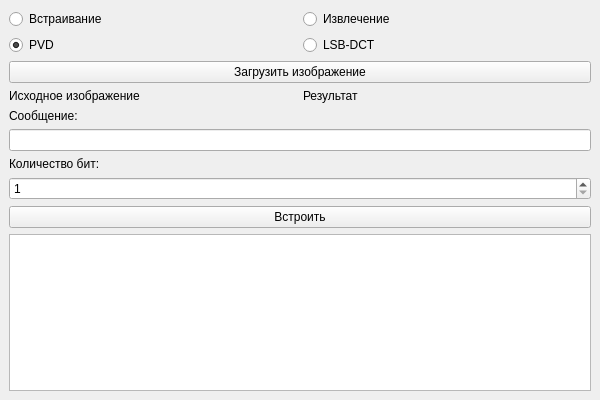
<?xml version="1.0" encoding="UTF-8"?>
<ui version="4.0">
 <class>MainWindow</class>
 <widget class="QMainWindow" name="MainWindow">
  <property name="geometry">
   <rect>
    <x>0</x>
    <y>0</y>
    <width>600</width>
    <height>400</height>
   </rect>
  </property>
  <property name="windowTitle">
   <string>Стеганография</string>
  </property>
  <widget class="QWidget" name="centralwidget">
   <layout class="QVBoxLayout" name="verticalLayout">
    <item>
     <layout class="QHBoxLayout" name="modeLayout">
      <item>
       <widget class="QRadioButton" name="radioEmbed">
        <property name="text">
         <string>Встраивание</string>
        </property>
        <property name="checked">
         <bool>true</bool>
        </property>
       </widget>
      </item>
      <item>
       <widget class="QRadioButton" name="radioExtract">
        <property name="text">
         <string>Извлечение</string>
        </property>
       </widget>
      </item>
     </layout>
    </item>
    <item>
     <layout class="QHBoxLayout" name="methodLayout">
      <item>
       <widget class="QRadioButton" name="radioMethodPVD">
        <property name="text">
         <string>PVD</string>
        </property>
        <property name="checked">
         <bool>true</bool>
        </property>
       </widget>
      </item>
      <item>
       <widget class="QRadioButton" name="radioLSB">
        <property name="text">
         <string>LSB-DCT</string>
        </property>
       </widget>
      </item>
     </layout>
    </item>
    <item>
     <widget class="QPushButton" name="buttonLoadImage">
      <property name="text">
       <string>Загрузить изображение</string>
      </property>
     </widget>
    </item>
    <item>
     <layout class="QHBoxLayout">
      <item>
       <widget class="QLabel" name="labelOriginal">
        <property name="text">
         <string>Исходное изображение</string>
        </property>
       </widget>
      </item>
      <item>
       <widget class="QLabel" name="labelResult">
        <property name="text">
         <string>Результат</string>
        </property>
       </widget>
      </item>
     </layout>
    </item>
    <item>
     <widget class="QLabel" name="labelMessage">
      <property name="text">
       <string>Сообщение:</string>
      </property>
     </widget>
    </item>
    <item>
     <widget class="QLineEdit" name="lineMessage"/>
    </item>
    <item>
     <widget class="QLabel" name="labelBitCount">
      <property name="text">
       <string>Количество бит:</string>
      </property>
     </widget>
    </item>
    <item>
     <widget class="QSpinBox" name="spinNumBits">
      <property name="minimum">
       <number>1</number>
      </property>
      <property name="maximum">
       <number>1000000</number>
      </property>
     </widget>
    </item>
    <item>
     <widget class="QPushButton" name="buttonProcess">
      <property name="text">
       <string>Встроить</string>
      </property>
     </widget>
    </item>
    <item>
     <widget class="QTextEdit" name="textOutput">
      <property name="readOnly">
       <bool>true</bool>
      </property>
     </widget>
    </item>
   </layout>
  </widget>
 </widget>
 <resources/>
 <connections/>
</ui>
